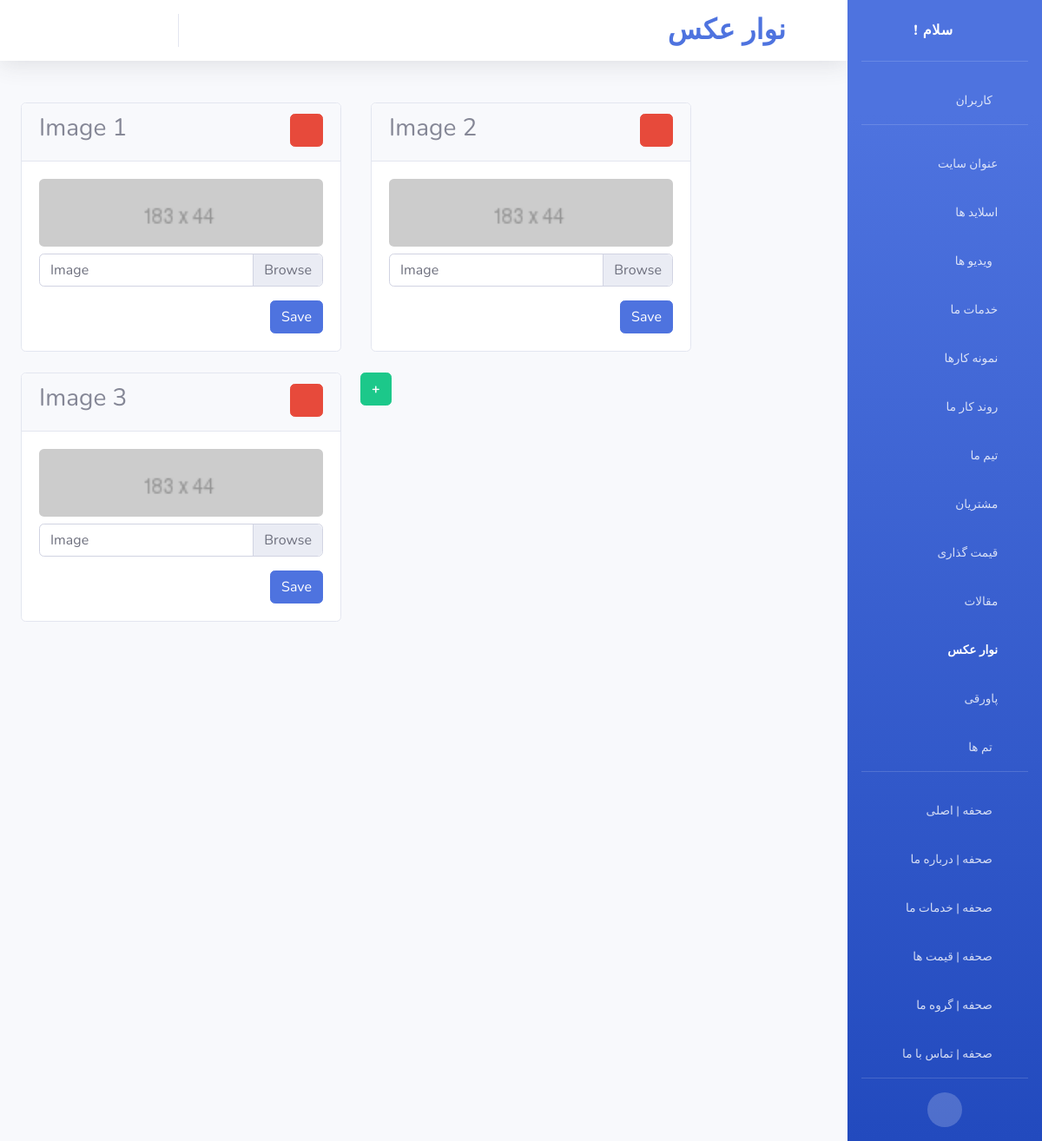
/control_panel/site/img-array/ (signed in), run on an earlier commit of the app's database.
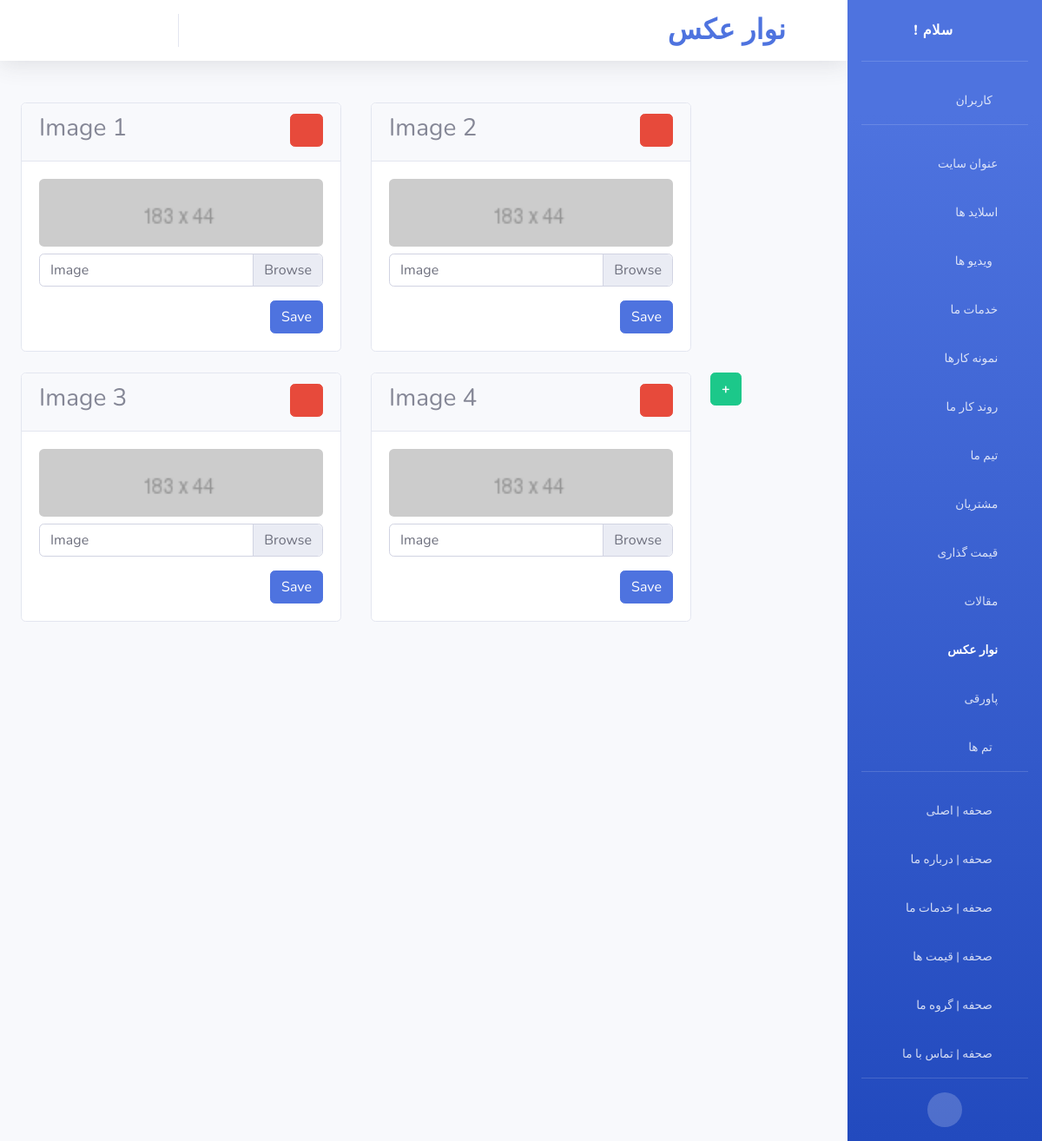
And on a later commit of the database.
### control_panel/models.py (models this page shows)
class img_array(models.Model):
	img=models.ImageField(upload_to='img_array/img/',
						  default='img_array/img/default/default.png',
						  blank=True)
	objects=imgArrayManager()

### control_panel/views.py (the view, shortened to what this page needs)
# urls.py: path('site/img-array/',views.img_array_,
def img_array_(request):
	if not request.user.is_staff:
		return redirect('/')
	messages=list()
	return render(request,'control_panel/img-array.html',{
		'messages':messages,
		'img_array':img_array.objects.all(),
		'page_name':'img_array'
		})

### templates/control_panel/img-array.html (shortened to what the changed rows need)
{% load static %}
<!DOCTYPE html>
<html lang="en">
<head>
	<link href="{% static 'cpanel/vendor/fontawesome-free/css/all.min.css' %}" rel="stylesheet" type="text/css">
	<link href="{% static 'cpanel/css/sb-admin-2.min.css' %}" rel="stylesheet">
</head>
<body id="page-top">
<div id="wrapper">
	<div id="content-wrapper" class="d-flex flex-column">
		<div id="content">
			<nav class="navbar navbar-expand navbar-light bg-white topbar mb-4 static-top shadow">
				<h2 class="m-0 mr-2 d-none d-sm-block font-weight-bold text-primary">نوار عکس</h2>
				<h1 class="fas d-none d-sm-block fa-image mr-3 font-weight-bold text-primary"></h1>
			</nav>
			<div class="container-fluid">
				<div class="card-deck mb-3">
					<div class="form-row">
						{% for img in img_array %}
							<div class="mt-4 col-xl-auto col-lg-6">
								<div class="card">
									<div class="card-header">
										<form method="POST">
											<div class="form-row">
												<div class="col">
													<h3 class="text-gray-600">Image {{ forloop.counter }}</h3>
												</div>
												<div class="col">
													<button style="float: right" class="btn full-width btn-danger"
															type="submit"
															value="{{ img.id }}"
															name="remove"><a class="fa fa-minus"></a></button>
												</div>
											</div>
										</form>
									</div>
									<div class="card-body">
										<form method="POST" enctype="multipart/form-data">
											<img class="rounded d-block w-100 mb-2"
												 src="{{ img.img.url }}" alt="First slide">
											<div class="input-group">
												<div class="custom-file">
													<label class="custom-file-label"
														   for="inputGroupFile01">Image</label>
												</div>
											</div>
											<button class="btn float-right mt-3 full-width btn-primary" type="submit"
													value="{{ img.id }}"
													name="save">Save
											</button>
										</form>
									</div>
								</div>
							</div>
						{% endfor %}
					</div>
				</div>
			</div>
		</div>
	</div>
</div>
</body>
</html>

What changed in the data, as far as the page shows it:
added img_array: img (placeholder picture)
